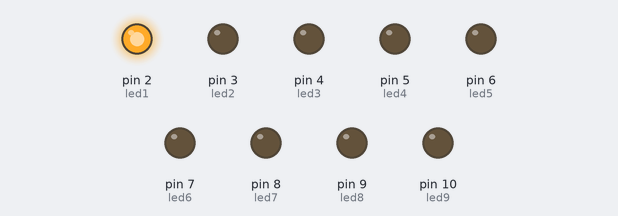
Simulated run of this sketch. Board: Arduino Uno, built with avr-gcc and run on an emulated ATmega328P. On the bench: output pins drawn as LEDs (lit = HIGH).

Above: at 0.2 s.
At 2.7 s:
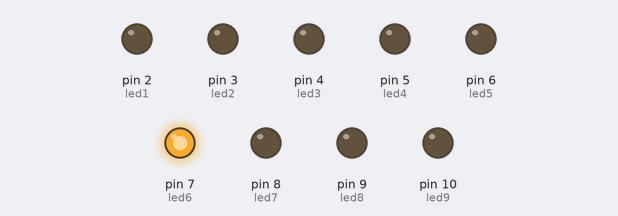
At 5.2 s:
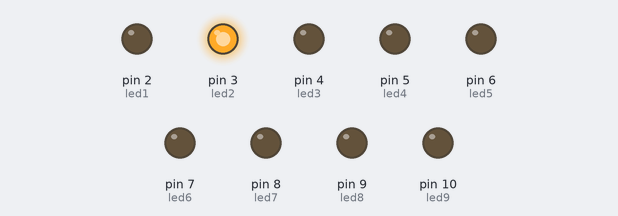
At 8.7 s:
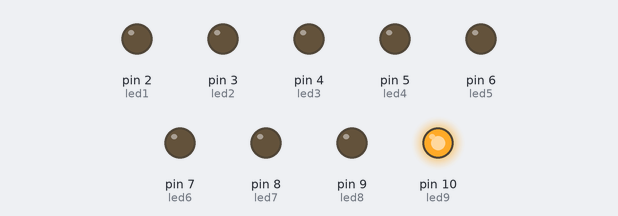
At 13.7 s:
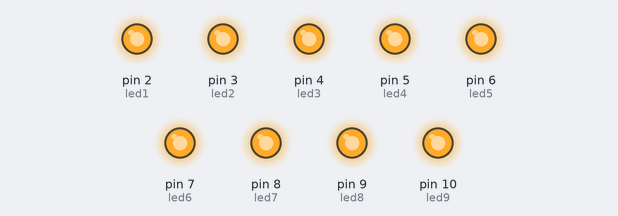
At 18.2 s:
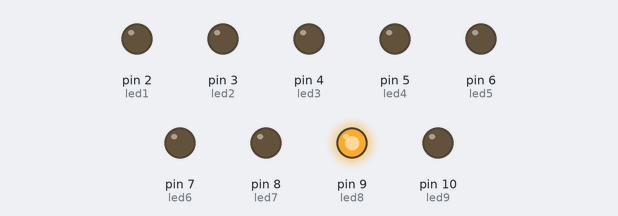
Timing chart, 0 to 18.9 s (numbered marks = the images above):
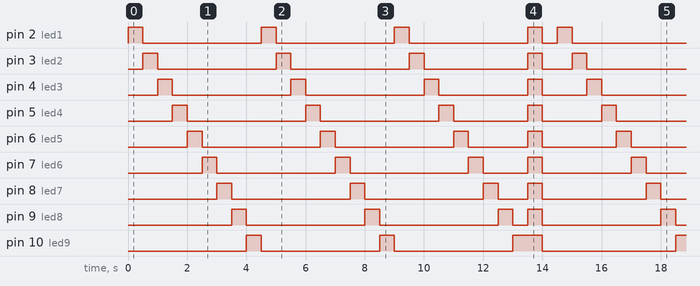

The sketch:

Programa5_ex_0.ino
```cpp
/*************************************************************************
**                                                                      **
**                            Progrema 5 ex. 1                          **
**                                                                      **
*************************************************************************/


//****** Includes ********************************************************


//****** Variables *******************************************************
int led1 =2;
int led2 =3;
int led3 =4;
int led4 =5;
int led5 =6;
int led6 =7;
int led7 =8;
int led8 =9;
int led9 =10;
int trans1 =11;
int trans2 =12;
int trans3 =13;


void setup()
{
  pinMode(led1, OUTPUT);
  pinMode(led2, OUTPUT);
  pinMode(led3, OUTPUT);
  pinMode(led4, OUTPUT);
  pinMode(led5, OUTPUT);
  pinMode(led6, OUTPUT);
  pinMode(led7, OUTPUT);
  pinMode(led8, OUTPUT);
  pinMode(led9, OUTPUT); //Fila

  pinMode(trans1, INPUT);
  pinMode(trans2, INPUT);
  pinMode(trans3, INPUT);//Columna

}

void loop()
{ //A cada apartat s'escriu el led de la columna que vols que s'encengui
  digitalWrite(trans1, HIGH);
  digitalWrite(trans2, LOW);
  digitalWrite(trans3, LOW);
  digitalWrite(led1, HIGH);
  digitalWrite(led2, LOW);
  digitalWrite(led3, LOW);
  digitalWrite(led4, LOW);
  digitalWrite(led5, LOW);
  digitalWrite(led6, LOW);
  digitalWrite(led7, LOW);
  digitalWrite(led8, LOW);
  digitalWrite(led9, LOW);
  delay(500);

  digitalWrite(trans1, HIGH);
  digitalWrite(trans2, LOW);
  digitalWrite(trans3, LOW);
  digitalWrite(led1, LOW);
  digitalWrite(led2, HIGH);
  digitalWrite(led3, LOW);
  digitalWrite(led4, LOW);
  digitalWrite(led5, LOW);
  digitalWrite(led6, LOW);
  digitalWrite(led7, LOW);
  digitalWrite(led8, LOW);
  digitalWrite(led9, LOW);
  delay(500);

  digitalWrite(trans1, HIGH);
  digitalWrite(trans2, LOW);
  digitalWrite(trans3, LOW);
  digitalWrite(led1, LOW);
  digitalWrite(led2, LOW);
  digitalWrite(led3, HIGH);
  digitalWrite(led4, LOW);
  digitalWrite(led5, LOW);
  digitalWrite(led6, LOW);
  digitalWrite(led7, LOW);
  digitalWrite(led8, LOW);
  digitalWrite(led9, LOW);
  delay(500);

  digitalWrite(trans1, HIGH);
  digitalWrite(trans2, LOW);
  digitalWrite(trans3, LOW);
  digitalWrite(led1, LOW);
  digitalWrite(led2, LOW);
  digitalWrite(led3, LOW);
  digitalWrite(led4, HIGH);
  digitalWrite(led5, LOW);
  digitalWrite(led6, LOW);
  digitalWrite(led7, LOW);
  digitalWrite(led8, LOW);
  digitalWrite(led9, LOW);
  delay(500);

  digitalWrite(trans1, HIGH);
  digitalWrite(trans2, LOW);
  digitalWrite(trans3, LOW);
  digitalWrite(led1, LOW);
  digitalWrite(led2, LOW);
  digitalWrite(led3, LOW);
  digitalWrite(led4, LOW);
  digitalWrite(led5, HIGH);
  digitalWrite(led6, LOW);
  digitalWrite(led7, LOW);
  digitalWrite(led8, LOW);
  digitalWrite(led9, LOW);
  delay(500);

  digitalWrite(trans1, HIGH);
  digitalWrite(trans2, LOW);
  digitalWrite(trans3, LOW);
  digitalWrite(led1, LOW);
  digitalWrite(led2, LOW);
  digitalWrite(led3, LOW);
  digitalWrite(led4, LOW);
  digitalWrite(led5, LOW);
  digitalWrite(led6, HIGH);
  digitalWrite(led7, LOW);
  digitalWrite(led8, LOW);
  digitalWrite(led9, LOW);
  delay(500);

  digitalWrite(trans1, HIGH);
  digitalWrite(trans2, LOW);
  digitalWrite(trans3, LOW);
  digitalWrite(led1, LOW);
  digitalWrite(led2, LOW);
  digitalWrite(led3, LOW);
  digitalWrite(led4, LOW);
  digitalWrite(led5, LOW);
  digitalWrite(led6, LOW);
  digitalWrite(led7, HIGH);
  digitalWrite(led8, LOW);
  digitalWrite(led9, LOW);
  delay(500);

  digitalWrite(trans1, HIGH);
  digitalWrite(trans2, LOW);
  digitalWrite(trans3, LOW);
  digitalWrite(led1, LOW);
  digitalWrite(led2, LOW);
  digitalWrite(led3, LOW);
  digitalWrite(led4, LOW);
  digitalWrite(led5, LOW);
  digitalWrite(led6, LOW);
  digitalWrite(led7, LOW);
  digitalWrite(led8, HIGH);
  digitalWrite(led9, LOW);
  delay(500);

  digitalWrite(trans1, HIGH);
  digitalWrite(trans2, LOW);
  digitalWrite(trans3, LOW);
  digitalWrite(led1, LOW);
  digitalWrite(led2, LOW);
  digitalWrite(led3, LOW);
  digitalWrite(led4, LOW);
  digitalWrite(led5, LOW);
  digitalWrite(led6, LOW);
  digitalWrite(led7, LOW);
  digitalWrite(led8, LOW);
  digitalWrite(led9, HIGH);
  delay(500);

  digitalWrite(trans1, LOW);
  digitalWrite(trans2, HIGH);
  digitalWrite(trans3, LOW);
  digitalWrite(led1, HIGH);
  digitalWrite(led2, LOW);
  digitalWrite(led3, LOW);
  digitalWrite(led4, LOW);
  digitalWrite(led5, LOW);
  digitalWrite(led6, LOW);
  digitalWrite(led7, LOW);
  digitalWrite(led8, LOW);
  digitalWrite(led9, LOW);
  delay(500);

  digitalWrite(trans1, LOW);
  digitalWrite(trans2, HIGH);
  digitalWrite(trans3, LOW);
  digitalWrite(led1, LOW);
  digitalWrite(led2, HIGH);
  digitalWrite(led3, LOW);
  digitalWrite(led4, LOW);
  digitalWrite(led5, LOW);
  digitalWrite(led6, LOW);
  digitalWrite(led7, LOW);
  digitalWrite(led8, LOW);
  digitalWrite(led9, LOW);
  delay(500);

  digitalWrite(trans1, LOW);
  digitalWrite(trans2, HIGH);
  digitalWrite(trans3, LOW);
  digitalWrite(led1, LOW);
  digitalWrite(led2, LOW);
  digitalWrite(led3, HIGH);
  digitalWrite(led4, LOW);
  digitalWrite(led5, LOW);
  digitalWrite(led6, LOW);
  digitalWrite(led7, LOW);
  digitalWrite(led8, LOW);
  digitalWrite(led9, LOW);
  delay(500);

  digitalWrite(trans1, LOW);
  digitalWrite(trans2, HIGH);
  digitalWrite(trans3, LOW);
  digitalWrite(led1, LOW);
  digitalWrite(led2, LOW);
  digitalWrite(led3, LOW);
  digitalWrite(led4, HIGH);
  digitalWrite(led5, LOW);
  digitalWrite(led6, LOW);
  digitalWrite(led7, LOW);
  digitalWrite(led8, LOW);
  digitalWrite(led9, LOW);
  delay(500);

  digitalWrite(trans1, LOW);
  digitalWrite(trans2, HIGH);
  digitalWrite(trans3, LOW);
  digitalWrite(led1, LOW);
  digitalWrite(led2, LOW);
  digitalWrite(led3, LOW);
  digitalWrite(led4, LOW);
  digitalWrite(led5, HIGH);
  digitalWrite(led6, LOW);
  digitalWrite(led7, LOW);
  digitalWrite(led8, LOW);
  digitalWrite(led9, LOW);
  delay(500);

  digitalWrite(trans1, LOW);
  digitalWrite(trans2, HIGH);
  digitalWrite(trans3, LOW);
  digitalWrite(led1, LOW);
  digitalWrite(led2, LOW);
  digitalWrite(led3, LOW);
  digitalWrite(led4, LOW);
  digitalWrite(led5, LOW);
  digitalWrite(led6, HIGH);
  digitalWrite(led7, LOW);
  digitalWrite(led8, LOW);
  digitalWrite(led9, LOW);
  delay(500);

  digitalWrite(trans1, LOW);
  digitalWrite(trans2, HIGH);
  digitalWrite(trans3, LOW);
  digitalWrite(led1, LOW);
  digitalWrite(led2, LOW);
  digitalWrite(led3, LOW);
  digitalWrite(led4, LOW);
  digitalWrite(led5, LOW);
  digitalWrite(led6, LOW);
  digitalWrite(led7, HIGH);
  digitalWrite(led8, LOW);
  digitalWrite(led9, LOW);
  delay(500);

  digitalWrite(trans1, LOW);
  digitalWrite(trans2, HIGH);
  digitalWrite(trans3, LOW);
  digitalWrite(led1, LOW);
  digitalWrite(led2, LOW);
  digitalWrite(led3, LOW);
  digitalWrite(led4, LOW);
  digitalWrite(led5, LOW);
  digitalWrite(led6, LOW);
  digitalWrite(led7, LOW);
  digitalWrite(led8, HIGH);
  digitalWrite(led9, LOW);
  delay(500);

  digitalWrite(trans1, LOW);
  digitalWrite(trans2, HIGH);
  digitalWrite(trans3, LOW);
  digitalWrite(led1, LOW);
  digitalWrite(led2, LOW);
  digitalWrite(led3, LOW);
  digitalWrite(led4, LOW);
  digitalWrite(led5, LOW);
  digitalWrite(led6, LOW);
  digitalWrite(led7, LOW);
  digitalWrite(led8, LOW);
  digitalWrite(led9, HIGH);
  delay(500);

  digitalWrite(trans1, LOW);
  digitalWrite(trans2, LOW);
  digitalWrite(trans3, HIGH);
  digitalWrite(led1, HIGH);
  digitalWrite(led2, LOW);
  digitalWrite(led3, LOW);
  digitalWrite(led4, LOW);
  digitalWrite(led5, LOW);
  digitalWrite(led6, LOW);
  digitalWrite(led7, LOW);
  digitalWrite(led8, LOW);
  digitalWrite(led9, LOW);
  delay(500);

  digitalWrite(trans1, LOW);
  digitalWrite(trans2, LOW);
  digitalWrite(trans3, HIGH);
  digitalWrite(led1, LOW);
  digitalWrite(led2, HIGH);
  digitalWrite(led3, LOW);
  digitalWrite(led4, LOW);
  digitalWrite(led5, LOW);
  digitalWrite(led6, LOW);
  digitalWrite(led7, LOW);
  digitalWrite(led8, LOW);
  digitalWrite(led9, LOW);
  delay(500);

  digitalWrite(trans1, LOW);
  digitalWrite(trans2, LOW);
  digitalWrite(trans3, HIGH);
  digitalWrite(led1, LOW);
  digitalWrite(led2, LOW);
  digitalWrite(led3, HIGH);
  digitalWrite(led4, LOW);
  digitalWrite(led5, LOW);
  digitalWrite(led6, LOW);
  digitalWrite(led7, LOW);
  digitalWrite(led8, LOW);
  digitalWrite(led9, LOW);
  delay(500);

  digitalWrite(trans1, LOW);
  digitalWrite(trans2, LOW);
  digitalWrite(trans3, HIGH);
  digitalWrite(led1, LOW);
  digitalWrite(led2, LOW);
  digitalWrite(led3, LOW);
  digitalWrite(led4, HIGH);
  digitalWrite(led5, LOW);
  digitalWrite(led6, LOW);
  digitalWrite(led7, LOW);
  digitalWrite(led8, LOW);
  digitalWrite(led9, LOW);
  delay(500);

  digitalWrite(trans1, LOW);
  digitalWrite(trans2, LOW);
  digitalWrite(trans3, HIGH);
  digitalWrite(led1, LOW);
  digitalWrite(led2, LOW);
  digitalWrite(led3, LOW);
  digitalWrite(led4, LOW);
  digitalWrite(led5, HIGH);
  digitalWrite(led6, LOW);
  digitalWrite(led7, LOW);
  digitalWrite(led8, LOW);
  digitalWrite(led9, LOW);
  delay(500);

  digitalWrite(trans1, LOW);
  digitalWrite(trans2, LOW);
  digitalWrite(trans3, HIGH);
  digitalWrite(led1, LOW);
  digitalWrite(led2, LOW);
  digitalWrite(led3, LOW);
  digitalWrite(led4, LOW);
  digitalWrite(led5, LOW);
  digitalWrite(led6, HIGH);
  digitalWrite(led7, LOW);
  digitalWrite(led8, LOW);
  digitalWrite(led9, LOW);
  delay(500);

  digitalWrite(trans1, LOW);
  digitalWrite(trans2, LOW);
  digitalWrite(trans3, HIGH);
  digitalWrite(led1, LOW);
  digitalWrite(led2, LOW);
  digitalWrite(led3, LOW);
  digitalWrite(led4, LOW);
  digitalWrite(led5, LOW);
  digitalWrite(led6, LOW);
  digitalWrite(led7, HIGH);
  digitalWrite(led8, LOW);
  digitalWrite(led9, LOW);
  delay(500);

  digitalWrite(trans1, LOW);
  digitalWrite(trans2, LOW);
  digitalWrite(trans3, HIGH);
  digitalWrite(led1, LOW);
  digitalWrite(led2, LOW);
  digitalWrite(led3, LOW);
  digitalWrite(led4, LOW);
  digitalWrite(led5, LOW);
  digitalWrite(led6, LOW);
  digitalWrite(led7, LOW);
  digitalWrite(led8, HIGH);
  digitalWrite(led9, LOW);
  delay(500);

  digitalWrite(trans1, LOW);
  digitalWrite(trans2, LOW);
  digitalWrite(trans3, HIGH);
  digitalWrite(led1, LOW);
  digitalWrite(led2, LOW);
  digitalWrite(led3, LOW);
  digitalWrite(led4, LOW);
  digitalWrite(led5, LOW);
  digitalWrite(led6, LOW);
  digitalWrite(led7, LOW);
  digitalWrite(led8, LOW);
  digitalWrite(led9, HIGH);
  delay(500);

  digitalWrite(trans1, HIGH);
  digitalWrite(trans2, HIGH);
  digitalWrite(trans3, HIGH);
  digitalWrite(led1, HIGH);
  digitalWrite(led2, HIGH);
  digitalWrite(led3, HIGH);
  digitalWrite(led4, HIGH);
  digitalWrite(led5, HIGH);
  digitalWrite(led6, HIGH);
  digitalWrite(led7, HIGH);
  digitalWrite(led8, HIGH);
  digitalWrite(led9, HIGH);
  delay(500);

  digitalWrite(trans1, LOW);
  digitalWrite(trans2, LOW);
  digitalWrite(trans3, LOW);
  digitalWrite(led1, LOW);
  digitalWrite(led2, LOW);
  digitalWrite(led3, LOW);
  digitalWrite(led4, LOW);
  digitalWrite(led5, LOW);
  digitalWrite(led6, LOW);
  digitalWrite(led7, LOW);
  digitalWrite(led8, LOW);
  digitalWrite(led9, LOW);
  delay(500);

}
```

Measured:
- by itself, pin 2 (led1): repeats every 14.5 s: 3 × (LOW 4.0 s, HIGH 0.50 s), LOW 0.50 s, HIGH 0.50 s
- by itself, pin 3 (led2): repeats every 14.5 s: 2 × (LOW 4.0 s, HIGH 0.50 s), LOW 3.5 s, HIGH 0.50 s, LOW 1.0 s, HIGH 0.50 s
- by itself, pin 4 (led3): repeats every 14.5 s: 2 × (LOW 4.0 s, HIGH 0.50 s), LOW 3.0 s, HIGH 0.50 s, LOW 1.5 s, HIGH 0.50 s
- by itself, pin 5 (led4): repeats every 14.5 s: 2 × (LOW 4.0 s, HIGH 0.50 s), LOW 2.5 s, HIGH 0.50 s, LOW 2.0 s, HIGH 0.50 s
- by itself, pin 6 (led5): repeats every 14.5 s: 2 × (LOW 4.0 s, HIGH 0.50 s), LOW 2.0 s, HIGH 0.50 s, LOW 2.5 s, HIGH 0.50 s
- by itself, pin 7 (led6): repeats every 14.5 s: 2 × (LOW 4.0 s, HIGH 0.50 s), LOW 1.5 s, HIGH 0.50 s, LOW 3.0 s, HIGH 0.50 s
- by itself, pin 8 (led7): repeats every 14.5 s: 2 × (LOW 4.0 s, HIGH 0.50 s), LOW 1.0 s, HIGH 0.50 s, LOW 3.5 s, HIGH 0.50 s
- by itself, pin 9 (led8): repeats every 14.5 s: 2 × (LOW 4.0 s, HIGH 0.50 s), LOW 0.50 s, HIGH 0.50 s, LOW 4.0 s, HIGH 0.50 s
